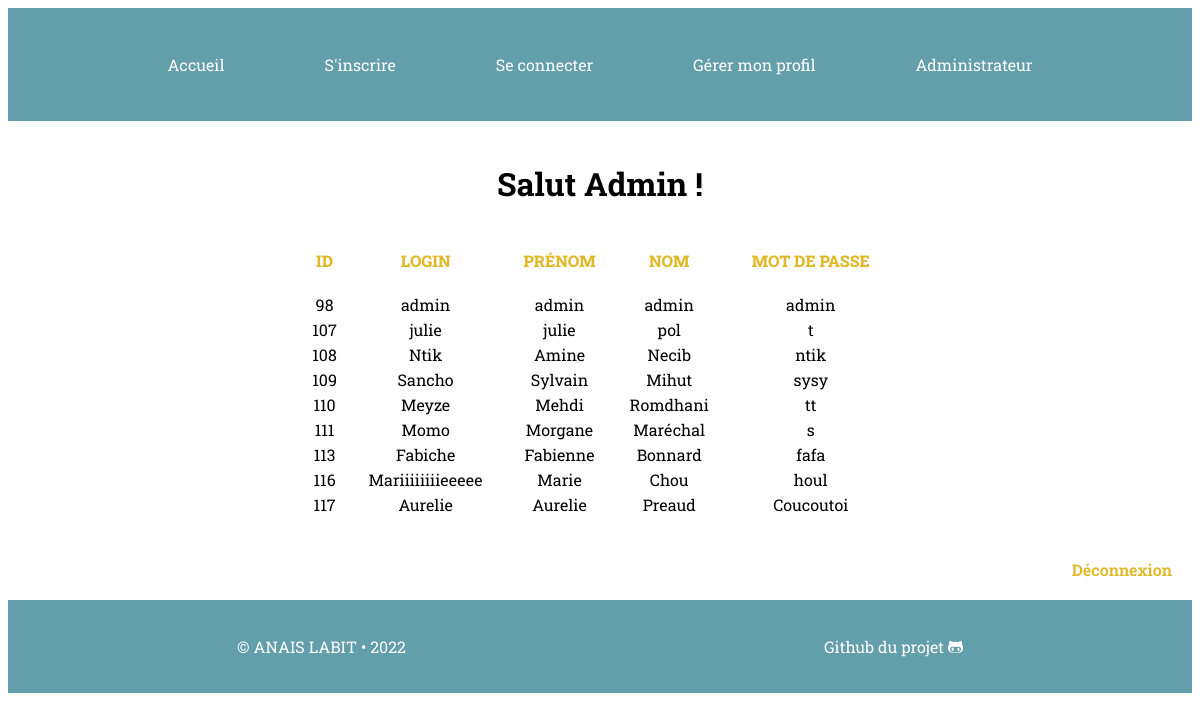
The app's page /admin.php (signed in) with its own data.
### tables this page shows
CREATE TABLE `utilisateurs` (
  `id` int(11) NOT NULL,
  `login` varchar(255) NOT NULL,
  `prenom` varchar(255) NOT NULL,
  `nom` varchar(255) NOT NULL,
  `password` varchar(255) NOT NULL
);

### admin.php (the view, shortened to what this page needs)
<!DOCTYPE html>
<html lang="fr">
<head>
</head>
<body>
    <?php include './includes/header.php';
       if (($_SESSION["login"]) === "admin") {
           echo " <h1> Salut " . ucwords($_SESSION['login']) . " !</h1>";
           $conn = new mysqli('localhost', 'root', '', 'moduleconnexion');
           $catchInfos = $conn->query("SELECT * FROM utilisateurs");
           $displayInfos = $catchInfos->fetch_all();
       ?>
        <table width="50%" align="center">
            <thead>
                <th>ID</th>
                <th>LOGIN</th>
                <th>PRÉNOM</th>
                <th>NOM</th>
                <th>MOT DE PASSE</th>
            </thead>
            <tbody width="50%" align="center">
                <?php
                   foreach ($displayInfos as $ligne) {
                       echo "<tr>";
                       foreach ($ligne as $value) {
                           echo "<td>" . $value;
                       }
                       echo "</tr>";
                   }
                   ?>
            </tbody>
        </table>
    <?php
       } else {
           header('Location: connexion.php');
       }
       ?>
    <div class="decon">
        <a href="./includes/logout.php"> <br> Déconnexion</a>
    </div>
    <?php include './includes/footer.php' ?>
</body>
</html>

### includes/header.php (shortened to what this page needs)
<!DOCTYPE html>
<html lang="fr">
<head>
    <link rel="stylesheet" href="styles.css" />
</head>
<body>
    <header>
        <nav>
            <div class="navContainer">
                <ul>
                    <li><a href="index.php">Accueil</a></li>
                    <li> <a href="inscription.php">S'inscrire</a></li>
                    <li><a href="connexion.php">Se connecter</a></li>
                    <li><a href="profil.php">Gérer mon profil</a></li>
                    <li><a href="admin.php">Administrateur</a></li>
                </ul>
            </div>
        </nav>
    </header>
</body>
</html>

### includes/footer.php (shortened to what this page needs)
<!DOCTYPE html>
<html lang="fr">
<head>
    <link rel="stylesheet" href="https://cdnjs.cloudflare.com/ajax/libs/font-awesome/6.2.0/css/all.min.css" />
    <link rel="stylesheet" href="styles.css" />
</head>
<body>
    <footer>
        <div>
            <p>&copy; ANAIS LABIT <span class="year">• 2022</span></p>
        </div>
        <div class="git">
            <a href="https://github.com/anais-labit/module-connexion">Github du projet <i class="fab fa-github-alt"></i></a>
        </div>
    </footer>
</body>
</html>

### styles.css (style rules this page uses)
* { font-family: "Roboto slab"; }
.navContainer { display: flex; justify-content: center; text-align: center; background-color: #639fab; }
nav ul { display: flex; flex-direction: row; padding: 30px; }
li { list-style: none; }
nav a { text-decoration: none; color: white; padding: 50px; }
footer { background-color: #639fab; display: flex; align-items: center; justify-content: space-around; padding: 20px; }
footer, footer a { color: white; text-decoration: none; }
h1 { text-align: center; padding: 20px; }
table thead th { color: #e0b825; padding-bottom: 20px; font-weight: 800; }
.decon { display: flex; justify-content: flex-end; }
.decon a { text-decoration: none; color: #e0b825; font-weight: 600; padding: 20px; }

### records on screen
utilisateurs: id "98", value "admin"
utilisateurs: id "107", value "julie", nom "pol", password "t"
utilisateurs: id "108", login "Ntik", prenom "Amine", nom "Necib", password "ntik"
utilisateurs: id "109", login "Sancho", prenom "Sylvain", nom "Mihut", password "sysy"
utilisateurs: id "110", login "Meyze", prenom "Mehdi", nom "Romdhani", password "tt"
utilisateurs: id "111", login "Momo", prenom "Morgane", nom "Maréchal", password "s"
utilisateurs: id "113", login "Fabiche", prenom "Fabienne", nom "Bonnard", password "fafa"
utilisateurs: id "116", login "Mariiiiiiiieeeee", prenom "Marie", nom "Chou", password "houl"
utilisateurs: id "117", value "Aurelie", nom "Preaud", password "Coucoutoi"

### other values on screen
$_SESSION['login'] "Admin"
